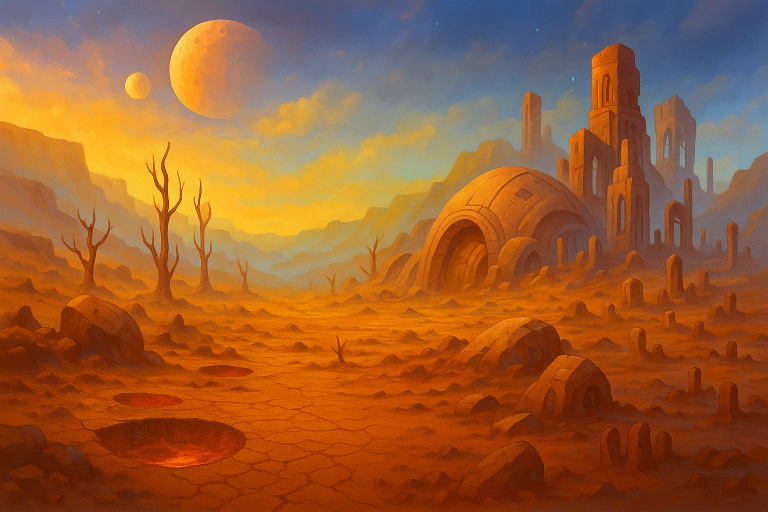
#> input picture Explore_Mars_CV_Game/development_modules/background2.png, 1536 x 1024 px (shown at 1/2 size)
$ python bgImage_Processing.py
#> lines starting #> are read from the running program, lines starting #| are printed output that depends on the picture; after the words box and inside, x2 and y2 are one past the last pixel; in counts of white or black regions, pixels touching at a corner belong together
import cv2

# Function to draw bounding boxes around the selected objects and save the image
def draw_bounding_boxes_and_save(image, stone_coords, pithole_coords, output_path="processed_image.jpg"):
    # Draw bounding boxes for stones
    for idx, (start_x, start_y, end_x, end_y) in enumerate(stone_coords, 1):
        # Draw rectangle for each stone
        cv2.rectangle(image, (start_x, start_y), (end_x, end_y), (0, 255, 0), 2)  # Green for stone

    # Draw bounding boxes for pitholes
    for idx, (start_x, start_y, end_x, end_y) in enumerate(pithole_coords, 1):
        # Draw rectangle for each pithole
        cv2.rectangle(image, (start_x, start_y), (end_x, end_y), (255, 0, 0), 2)  # Red for pithole

    # Save the processed image with bounding boxes
    cv2.imwrite(output_path, image)
    print(f"Processed image saved at {output_path}")

    # Display the processed image with bounding boxes
    cv2.imshow("Processed Image", image)
    cv2.waitKey(0)
    cv2.destroyAllWindows()

# Example usage
# Replace these with the coordinates you picked manually
# stone_coords = [
#     (54, 180, 112, 202),  # Stone 1: top-left (100, 150), bottom-right (200, 250)
#     (115, 239, 173, 266),  # Stone 2: top-left (300, 350), bottom-right (400, 450)
#     (193, 344, 241, 368),
#     (38, 387, 83, 410),
#     (111, 507, 177, 538)
# ]

# pithole_coords = [
#     (468, 279, 717, 333),  # Pithole 1: top-left (500, 550), bottom-right (600, 650)
#     (437, 398, 720, 463)
# ]
stone_coords = [(483, 379, 582, 439), (63, 348, 149, 427), (445, 203, 623, 339), (624, 501, 706, 555)]
pithole_coords = [(97, 488, 254, 545), (204, 426, 264, 442)]
# Load the image
image = cv2.imread('background2.png')
#> image is the input picture: shape (1024, 1536, 3); mean B, G, R 50.5, 94.1, 154.6
image = cv2.resize(image, (800, 600))
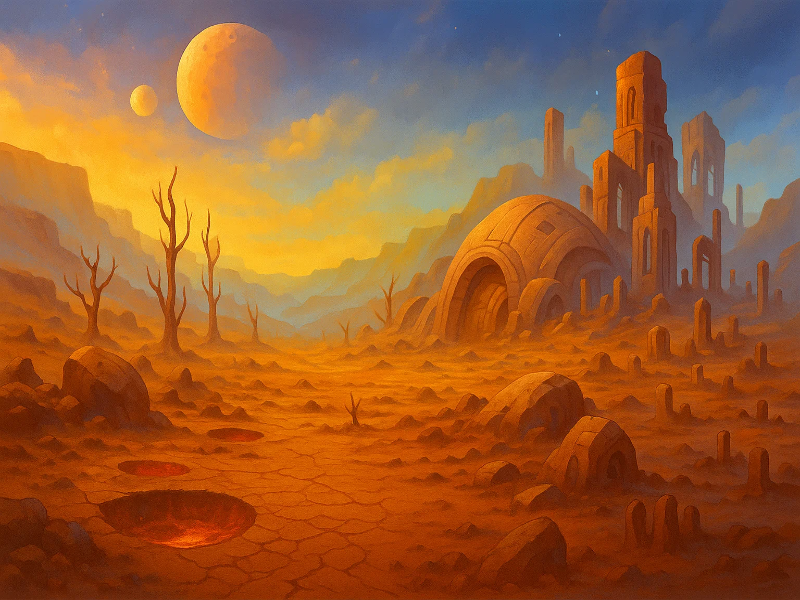
#> image: shape (600, 800, 3); mean B, G, R 50.4, 93.9, 154.5

# Call the function to draw bounding boxes and save the image
draw_bounding_boxes_and_save(image, stone_coords, pithole_coords, output_path="processed_mars_image_level2.jpg")
#> after the loop in draw_bounding_boxes_and_save, `for idx, (start_x, start_y, end_x, end_y) in enumerate(stone_coords, 1):`:
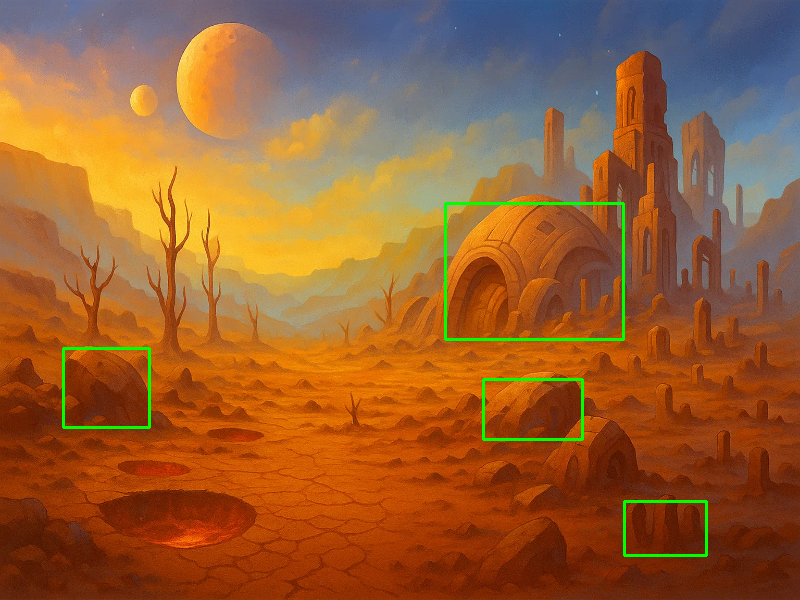
#> image: shape (600, 800, 3); 0.96% of pixels changed, all inside (x1, y1, x2, y2) = (62, 202, 708, 557)
#> after the loop in draw_bounding_boxes_and_save, `for idx, (start_x, start_y, end_x, end_y) in enumerate(pithole_coords,..`:
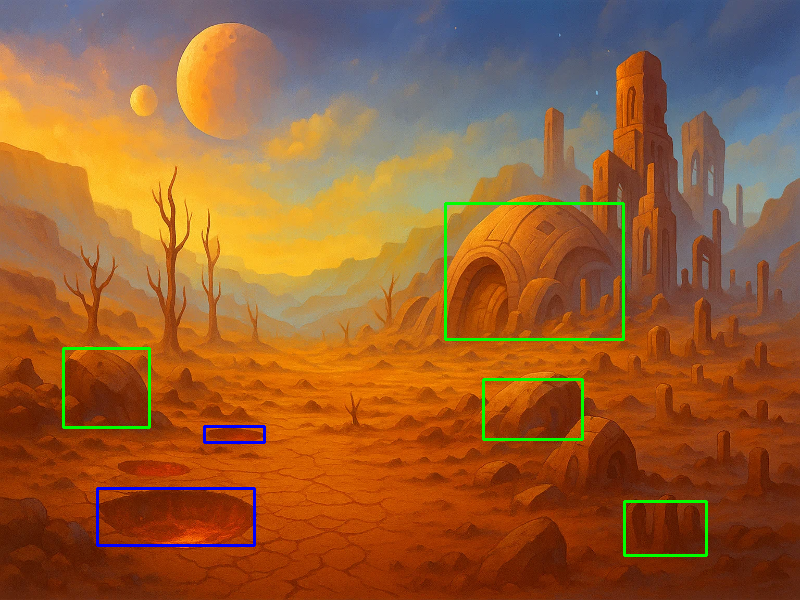
#> image: shape (600, 800, 3); 0.36% of pixels changed, all inside (x1, y1, x2, y2) = (96, 425, 266, 547)

$ run again, with Explore_Mars_CV_Game/development_modules/background3.png copied over Explore_Mars_CV_Game/development_modules/background2.png
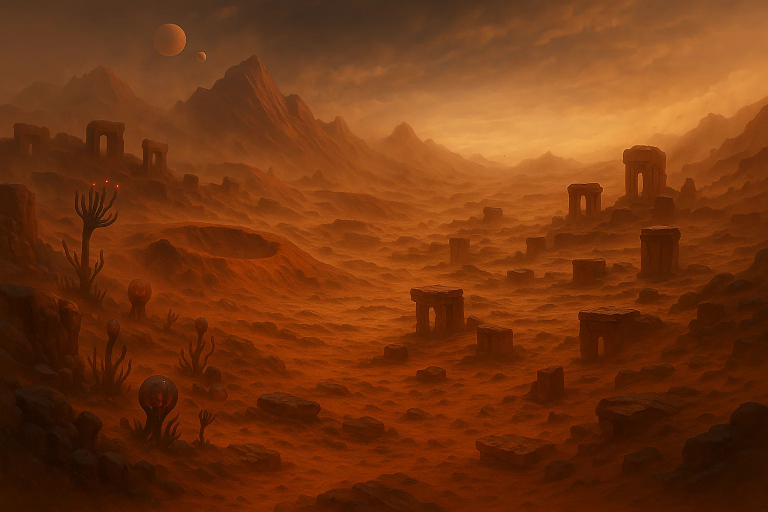
#> input picture Explore_Mars_CV_Game/development_modules/background3.png, 1536 x 1024 px (shown at 1/2 size)
#> image is the input picture: shape (1024, 1536, 3); mean B, G, R 17.4, 55, 116.1
#> after the loop in draw_bounding_boxes_and_save, `for idx, (start_x, start_y, end_x, end_y) in enumerate(stone_coords, 1):`:
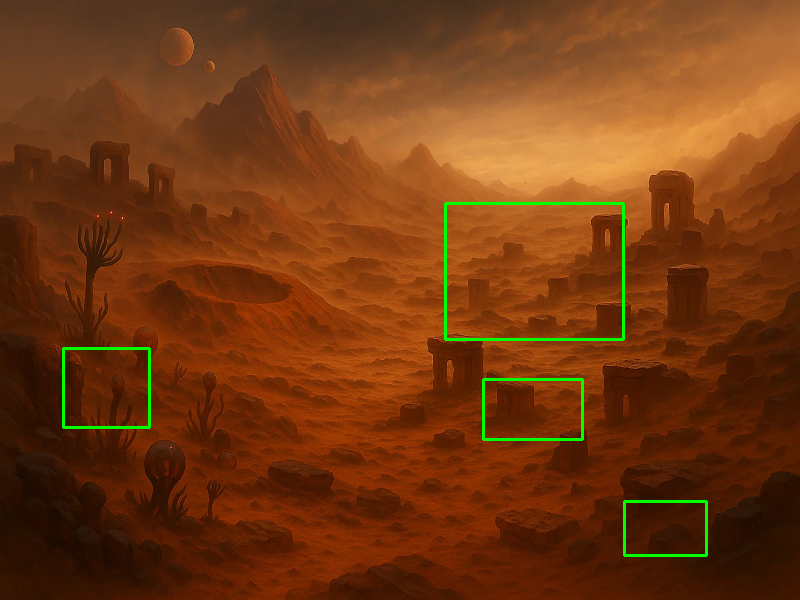
#> image: shape (600, 800, 3); mean B, G, R 17.2, 56.9, 114.9
#> after the loop in draw_bounding_boxes_and_save, `for idx, (start_x, start_y, end_x, end_y) in enumerate(pithole_coords,..`:
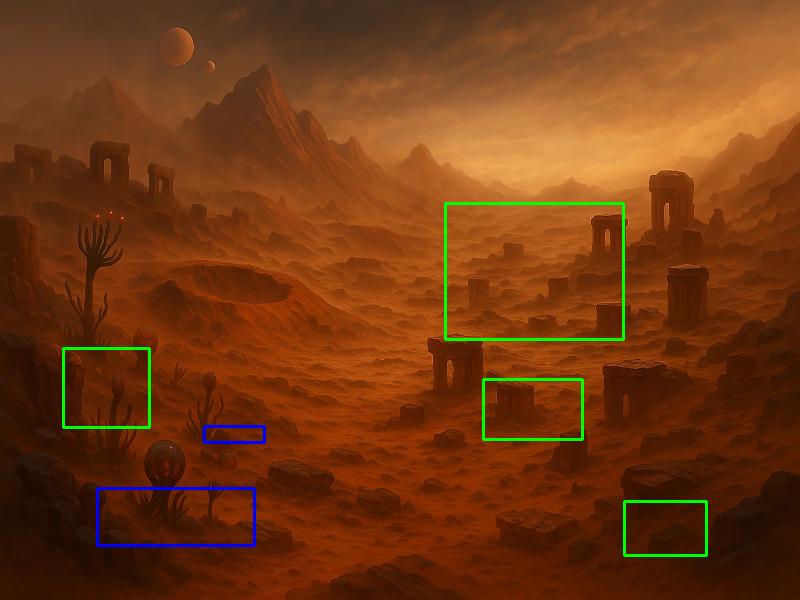
#> image: shape (600, 800, 3); 0.36% of pixels changed, all inside (x1, y1, x2, y2) = (96, 425, 266, 547)
